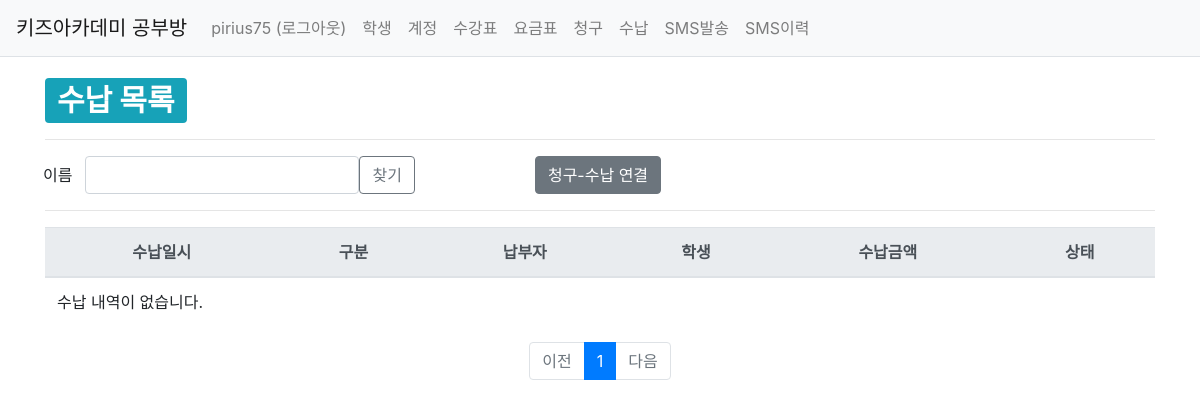
Before: /studyroom/pay/ (signed in) with the older database file.
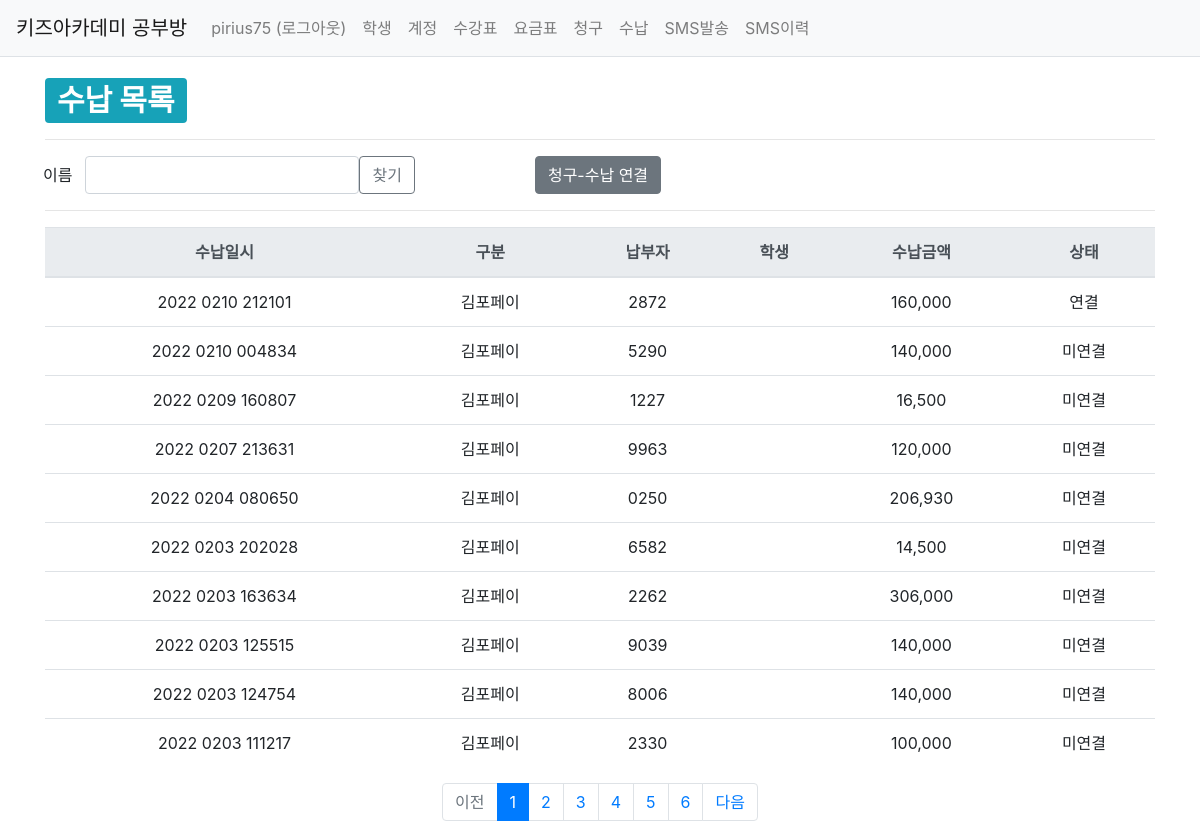
After: the same page with the newer database file.
### studyroom/models.py (models this page shows, shortened)
class Pay(models.Model):
    class PayType(models.TextChoices):
        김포페이 = 'KP'
        계좌이체 = 'AT'
    class PayStatus(models.TextChoices):
        미연결 = 'OP'
        연결 = 'CO'
    pay_type = models.CharField(max_length=2, choices=PayType.choices)
    pay_date = models.CharField(max_length=14, default='yyyymmddhhmmss')
    pay_amt = models.IntegerField()
    payer = models.CharField(max_length=30, null=True, blank=True)
    pay_status = models.CharField(max_length=2, choices=PayStatus.choices)
    account = models.ForeignKey(Account, on_delete=models.SET_NULL, null=True, blank=True)
    bill = models.ForeignKey(Bill, on_delete=models.SET_NULL, null=True, blank=True)
    create_date = models.DateTimeField()
    modify_date = models.DateTimeField(auto_now=True)

### studyroom/views/pay_views.py (the view)
@login_required(login_url='common:login')
def pay_list(request):
    logger.info("INFO 레벨로 출력")
    """
    수납 목록 출력
    """
    page = request.GET.get('page', '1')  # 페이지
    name = request.GET.get('name', '')  # 검색어
    pay_list = Pay.objects.order_by('-id')
    if name:
        pay_list = pay_list.filter(
            Q(account__student__name__icontains=name)   # 학생이름검색
        ).distinct()
    paginator = Paginator(pay_list, 10)  # 페이지당 10개씩 보여주기
    page_obj = paginator.get_page(page)
    context = {'pay_list': page_obj, 'page': page, 'name': name}
    return render(request, 'studyroom/pay_list.html', context)

### templates/studyroom/pay_list.html (shortened to what this page needs)
{% extends 'base.html' %}
{% load studyroom_filter %}
{% load humanize %}
{% block content %}
<div class="container my-3">
    <div>
        <h1>
            <span class="badge badge-info">수납 목록</span>
        </h1>
    </div>
    <hr class="my-3">
    <div class="row">
        <div class="col-xs-2">
            <button class="btn " type="button" >이름</button>
        </div>
        <div class="col-xs-2">
            <input id="input_search" type="text" class="form-control name" value="{{ name|default_if_none:'' }}">
        </div>
        <div class="col-xs-2">
            <button class="btn btn-outline-secondary" type="button" id="btn_search">찾기</button>
        </div>
        <div class="col-xs-2" style="width:120px">
        </div>
        <div class="col-xs-2">
            <button class="btn btn-secondary" type="button" id="btn_bill_pay">청구-수납 연결</button>
        </div>
    </div>
    <hr class="my-3">
    <table class="table">
        <thead>
        <tr class="text-center thead-light">
            <th>수납일시</th>
            <th>구분</th>
            <th>납부자</th>
            <th>학생</th>
            <th>수납금액</th>
            <th>상태</th>
        </tr>
        </thead>
        <tbody>
        {% if pay_list %}
        {% for pay in pay_list %}
        <tr class="text-center">
            <td>{{ pay.pay_date|slice:":4" }} {{ pay.pay_date|slice:"4:8" }} {{ pay.pay_date|slice:"8:" }}</td>
            <td>{{ pay.get_pay_type_display }}</td>
            <td>{{ pay.payer }}</td>
            <td>{{ pay.account.student.name }}</td>
            <td>{{ pay.pay_amt|intcomma }}</td>
            <td>{{ pay.get_pay_status_display }}</td>
        </tr>
        {% endfor %}
        {% else %}
        <tr>
            <td colspan="3">수납 내역이 없습니다.</td>
        </tr>
        {% endif %}
        </tbody>
    </table>
    <ul class="pagination justify-content-center">
        {% if pay_list.has_previous %}
        <li class="page-item">
            <a class="page-link" href="?page={{ pay_list.previous_page_number }}">이전</a>
        </li>
        {% else %}
        <li class="page-item disabled">
            <a class="page-link" tabindex="-1" aria-disabled="true" href="#">이전</a>
        </li>
        {% endif %}
        {% for page_number in pay_list.paginator.page_range %}
        {% if page_number >= pay_list.number|add:-5 and page_number <= pay_list.number|add:5 %}
            {% if page_number == pay_list.number %}
            <li class="page-item active" aria-current="page">
                <a class="page-link" href="?page={{ page_number }}">{{ page_number }}</a>
            </li>
            {% else %}
            <li class="page-item">
                <a class="page-link" href="?page={{ page_number }}">{{ page_number }}</a>
            </li>
            {% endif %}
        {% endif %}
        {% endfor %}
        {% if pay_list.has_next %}
        <li class="page-item">
            <a class="page-link" href="?page={{ pay_list.next_page_number }}">다음</a>
        </li>
        {% else %}
        <li class="page-item disabled">
            <a class="page-link" tabindex="-1" aria-disabled="true" href="#">다음</a>
        </li>
        {% endif %}
    </ul>
</div>
{% endblock %}

Changed rows visible on the page:
added Pay: pay_date "2022", pay_date "0210", pay_date "212101", pay_type "김포페이", payer "2872", pay_amt "160,000", pay_status "연결"
added Pay: pay_date "2022", pay_date "0210", pay_date "004834", pay_type "김포페이", payer "5290", pay_amt "140,000", pay_status "미연결"
added Pay: pay_date "2022", pay_date "0209", pay_date "160807", pay_type "김포페이", payer "1227", pay_amt "16,500", pay_status "미연결"
added Pay: pay_date "2022", pay_date "0207", pay_date "213631", pay_type "김포페이", payer "9963", pay_amt "120,000", pay_status "미연결"
added Pay: pay_date "2022", pay_date "0204", pay_date "080650", pay_type "김포페이", payer "0250", pay_amt "206,930", pay_status "미연결"
added Pay: pay_date "2022", pay_date "0203", pay_date "202028", pay_type "김포페이", payer "6582", pay_amt "14,500", pay_status "미연결"
added Pay: pay_date "2022", pay_date "0203", pay_date "163634", pay_type "김포페이", payer "2262", pay_amt "306,000", pay_status "미연결"
added Pay: pay_date "2022", pay_date "0203", pay_date "125515", pay_type "김포페이", payer "9039", pay_amt "140,000", pay_status "미연결"
added Pay: pay_date "2022", pay_date "0203", pay_date "124754", pay_type "김포페이", payer "8006", pay_amt "140,000", pay_status "미연결"
added Pay: pay_date "2022", pay_date "0203", pay_date "111217", pay_type "김포페이", payer "2330", pay_amt "100,000", pay_status "미연결"
Other visible differences:
new list line: "2"
new list line: "3"
new list line: "4"
new list line: "5"
new list line: "6"
text no longer shown: "수납 내역이 없습니다."
